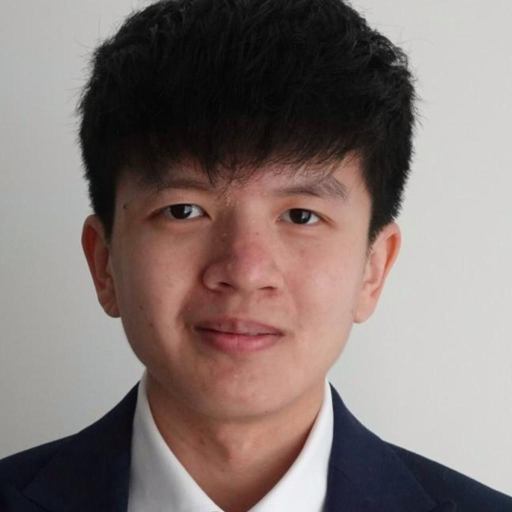
#> input picture data/inputs/PHOTO-2024-08-19-14-42-31.jpg, 1024 x 1024 px, found by its file name (shown at 1/2 size)
$ python resize_image.py
#> lines starting #> are read from the running program, lines starting #| are printed output that depends on the picture
# Code taken from https://gist.github.com/Norod/223b81b7131cec3ac21cf3be3e47a597

import cv2
import numpy as np
from PIL import Image
import os

def detect_and_crop_head(input_img_path, output_image_path, factor=1.7, target_resolution=(1024, 1024)):
#> called with factor = 1.7, target_resolution = (1024, 1024)
    face_cascade = cv2.CascadeClassifier(cv2.data.haarcascades + 'haarcascade_frontalface_default.xml')

    image = Image.open(input_img_path)
#> image is the input picture: PIL image 1024x1024 RGB; mean R, G, B 131.2, 118.3, 115.2
    cv_image = cv2.cvtColor(np.array(image), cv2.COLOR_RGB2BGR)
    gray_image = cv2.cvtColor(cv_image, cv2.COLOR_BGR2GRAY)
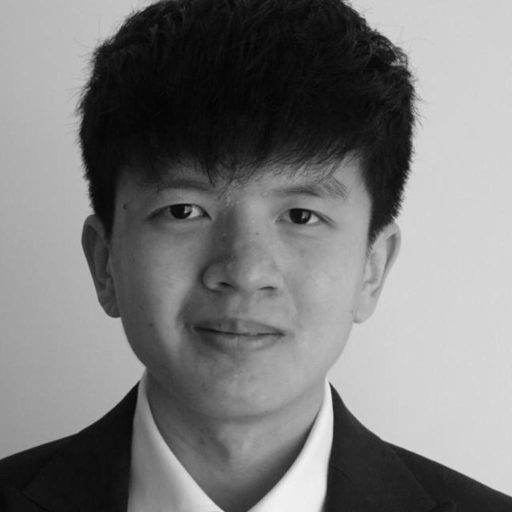
#> gray_image: shape (1024, 1024) (shown at 1/2 size); min 2, max 241, mean 121.8

    faces = face_cascade.detectMultiScale(gray_image, scaleFactor=1.3, minNeighbors=5)
#> faces = [[175, 202, 624, 624]]

    if len(faces) > 0:
        x, y, w, h = faces[0]
#> x = 175; y = 202; w = 624; h = 624

        center_x = x + w // 2
#> center_x = 487
        center_y = y + h // 2
#> center_y = 514
        size = int(max(w,h) * factor)
#> size = 1060
        x_new = max(0, center_x - size // 2)
#> x_new = 0
        y_new = max(0, center_y - size // 2)
#> y_new = 0

        x_new_end = min(cv_image.shape[1], x_new + size)
#> x_new_end = 1024
        y_new_end = min(cv_image.shape[0], y_new + size)
#> y_new_end = 1024

        cropped_head = cv_image[y_new:y_new_end, x_new:x_new_end]
        resized_head = cv2.resize(cropped_head, target_resolution)

        resized_head_pil = Image.fromarray(cv2.cvtColor(resized_head, cv2.COLOR_BGR2RGB))
        resized_head_pil.save(output_image_path)
        print(f"Cropped, resized, and saved {os.path.basename(output_image_path)} successfully")
    else:
        print("No faces detected in the input image.")


if __name__ == "__main__":
    input_img_path = './data/inputs/PHOTO-2024-08-19-14-42-31.jpg'
    output_img_path = './data/inputs/PHOTO-2024-08-19-14-42-31.jpg'
    detect_and_crop_head(input_img_path, output_img_path)

$ run again, with data/inputs/015309.jpg copied over data/inputs/PHOTO-2024-08-19-14-42-31.jpg
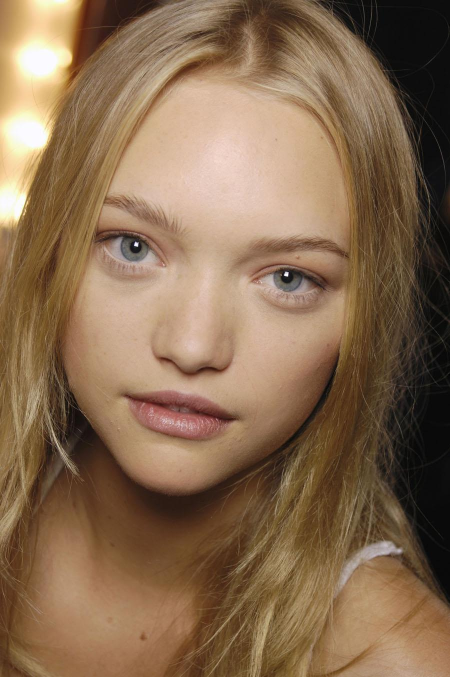
#> input picture data/inputs/015309.jpg, 900 x 1354 px, found by its file name (shown at 1/2 size)
#> in detect_and_crop_head, image is the input picture: PIL image 900x1354 RGB; mean R, G, B 135.2, 107.1, 80.1
#> in detect_and_crop_head, `gray_image = cv2.cvtColor(cv_image, cv2.COLOR_BGR2GRAY)`:
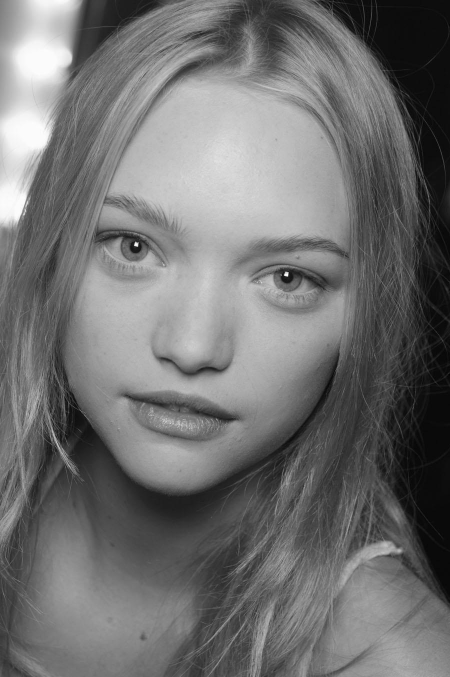
#> gray_image: shape (1354, 900) (shown at 1/2 size); min 0, max 255, mean 112.5
#> faces = [[10, 44, 128, 128], [106, 290, 646, 646]]
#> x = 10; y = 44; w = 128
#> center_x = 74
#> center_y = 108
#> size = 217
#> x_new = 0
#> x_new_end = 217
#> in detect_and_crop_head, `cropped_head = cv_image[y_new:y_new_end, x_new:x_new_end]`:
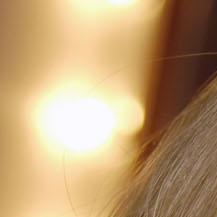
#> cropped_head: shape (217, 217, 3); mean B, G, R 115.5, 158.5, 190.5

$ run again, with data/inputs/IMG_6938.jpg copied over data/inputs/PHOTO-2024-08-19-14-42-31.jpg
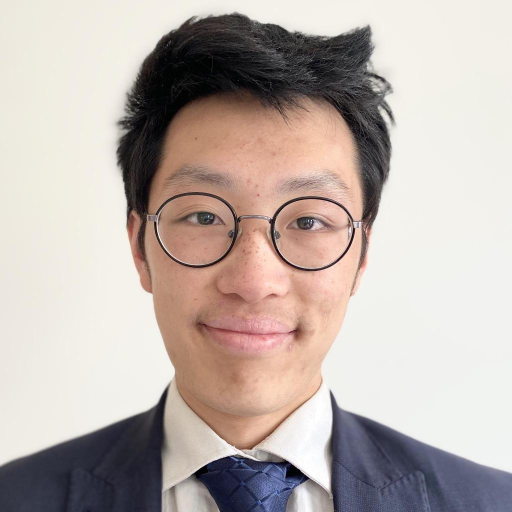
#> input picture data/inputs/IMG_6938.jpg, 1024 x 1024 px, found by its file name (shown at 1/2 size)
#> in detect_and_crop_head, image is the input picture: PIL image 1024x1024 RGB; mean R, G, B 188.8, 177.2, 171.7
#> in detect_and_crop_head, `gray_image = cv2.cvtColor(cv_image, cv2.COLOR_BGR2GRAY)`:
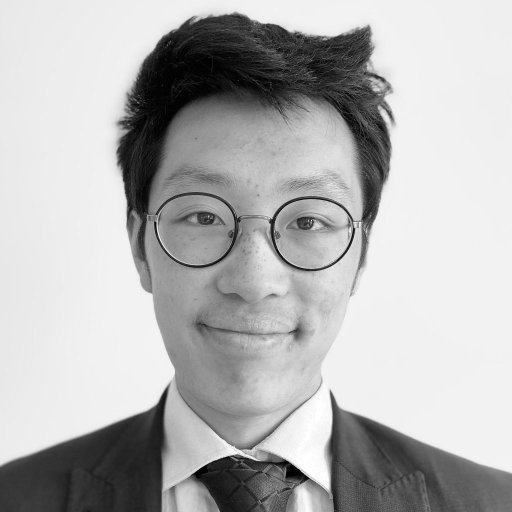
#> gray_image: shape (1024, 1024) (shown at 1/2 size); min 0, max 255, mean 180
#> faces = [[200, 201, 623, 623]]
#> x = 200; y = 201; w = 623
#> center_x = 511
#> center_y = 512
#> size = 1059
#> x_new = 0
#> x_new_end = 1024
